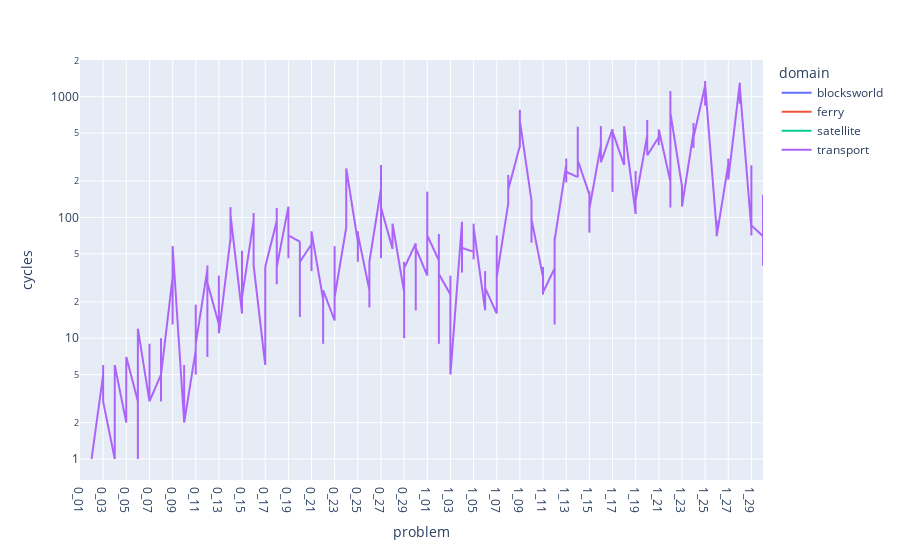

This figure's notebook cell:
### Markdown cell above
# Baseline Cycle Count

### Code cell
visualise_cylces()

### Figure 1 — Plotly figure (JSON) as saved in the notebook; plotly's stock layout.template omitted (floating-point values rounded to 4 significant figures; data arrays with more than 128 entries replaced by an {"elided": "..."} marker saying what was removed)
{"data": [{"hovertemplate": "domain=blocksworld<br>problem=%{x}<br>cycles=%{y}<extra></extra>", "legendgroup": "blocksworld", "line": {"color": "#636efa", "dash": "solid"}, "marker": {"symbol": "circle"}, "mode": "lines", "name": "blocksworld", "showlegend": true, "type": "scattergl", "x": {"elided": "300 str values"}, "xaxis": "x", "y": {"elided": "300 int values"}, "yaxis": "y"}, {"hovertemplate": "domain=ferry<br>problem=%{x}<br>cycles=%{y}<extra></extra>", "legendgroup": "ferry", "line": {"color": "#EF553B", "dash": "solid"}, "marker": {"symbol": "circle"}, "mode": "lines", "name": "ferry", "showlegend": true, "type": "scattergl", "x": {"elided": "300 str values"}, "xaxis": "x", "y": {"elided": "300 int values"}, "yaxis": "y"}, {"hovertemplate": "domain=satellite<br>problem=%{x}<br>cycles=%{y}<extra></extra>", "legendgroup": "satellite", "line": {"color": "#00cc96", "dash": "solid"}, "marker": {"symbol": "circle"}, "mode": "lines", "name": "satellite", "showlegend": true, "type": "scattergl", "x": {"elided": "300 str values"}, "xaxis": "x", "y": {"elided": "300 int values"}, "yaxis": "y"}, {"hovertemplate": "domain=transport<br>problem=%{x}<br>cycles=%{y}<extra></extra>", "legendgroup": "transport", "line": {"color": "#ab63fa", "dash": "solid"}, "marker": {"symbol": "circle"}, "mode": "lines", "name": "transport", "showlegend": true, "type": "scattergl", "x": {"elided": "300 str values"}, "xaxis": "x", "y": {"elided": "300 int values"}, "yaxis": "y"}], "layout": {"legend": {"title": {"text": "domain"}, "tracegroupgap": 0}, "margin": {"t": 60}, "xaxis": {"anchor": "y", "domain": [0, 1], "title": {"text": "problem"}}, "yaxis": {"anchor": "x", "domain": [0, 1], "title": {"text": "cycles"}, "type": "log"}}}
